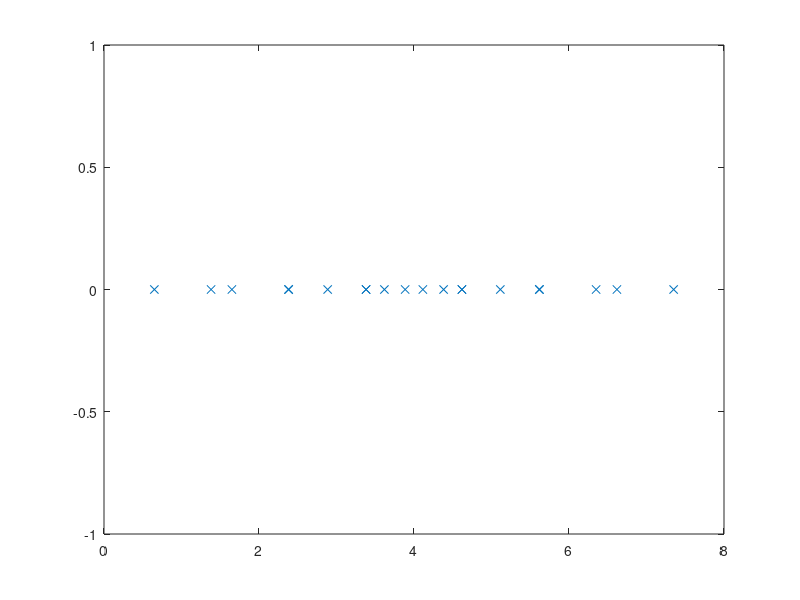

Reproduce this figure in MATLAB.
nx=5;
ny=4;
m=diag(ones(nx,1))*4-diag(ones(nx-1,1),-1)-diag(ones(nx-1,1),1);
n=eye(nx)*-1;
A=[];

i=1;
A=[A;repmat(zeros(nx),1,i-1-2), m,n,repmat(zeros(nx),1,ny-i-2+1)];
for i=2:ny-1
    A=[A;repmat(zeros(nx),1,i-2), n,m,n,repmat(zeros(nx),1,ny-i-2+1)];
end
i=ny;
A=[A;repmat(zeros(nx),1,i-2), n,m,repmat(zeros(nx),1,ny-i-2+1)];

gs=0;
gw=1;
gn=0; 
ge=0;

b=[ones(nx,1);repmat(zeros(nx,1),ny-1,1)]*gs+repmat([1;zeros(nx-1,1)],ny,1)*gw+repmat([zeros(nx-1,1);1],ny,1)*ge+gn*[repmat(zeros(nx,1),ny-1,1);ones(nx,1);];

%% solve

x=A\b;
xx=reshape(x,nx,ny)';
 contour(xx);

 %%
 evs=eig(A);
 plot(real(evs),imag(evs),'x')
